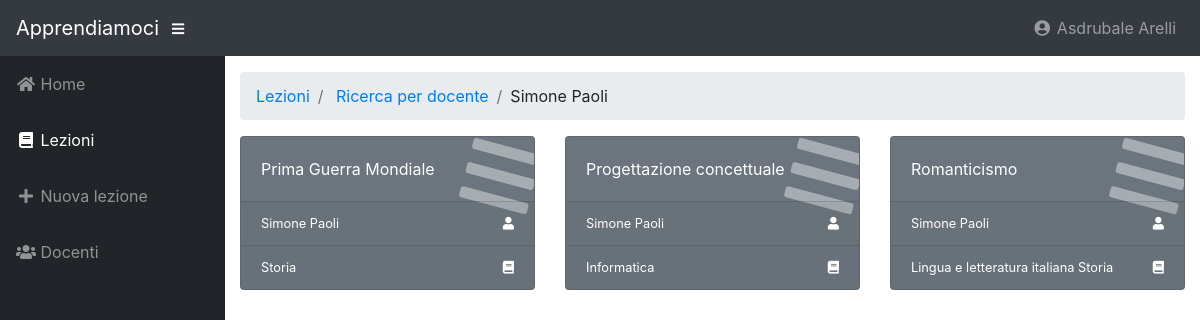
The app's page /lezioni/?utente=8 (signed in) with its own data.
### tables this page shows
CREATE TABLE `utenti` (
  `id` int(15) NOT NULL AUTO_INCREMENT,
  `email` varchar(20) NOT NULL,
  `password` varchar(40) NOT NULL,
  `nome` varchar(20) NOT NULL,
  `cognome` varchar(20) NOT NULL,
  `domandaSicurezza` varchar(100),
  `rispostaSicurezza` varchar(20),
  `tipo` ENUM('studente', 'professore', 'admin') DEFAULT 'studente',
  `avatar` varchar(100),
  `aiuti` BOOLEAN DEFAULT 1,
  PRIMARY KEY (`id`),
  UNIQUE KEY (`email`)
);

CREATE TABLE `lezioni` (
  `id` int(15) NOT NULL AUTO_INCREMENT,
  `idUtente` int(15),
  `titolo` varchar(40) NOT NULL,
  `data` datetime NOT NULL,
  `note` varchar(150),
  PRIMARY KEY (`id`),
  UNIQUE (`idUtente`, `titolo`),
  FOREIGN KEY (`idUtente`)
    REFERENCES `utenti` (`id`)
);

CREATE TABLE `materieDiLezioni` (
  `id` int(15) NOT NULL AUTO_INCREMENT,
  `idLezione` int(15),
  `idMateria` int(15),
  PRIMARY KEY (`id`),
  FOREIGN KEY (`idLezione`)
    REFERENCES `lezioni` (`id`)
    ON DELETE CASCADE,
  FOREIGN KEY (`idMateria`)
    REFERENCES `materie` (`id`)
);

CREATE TABLE `materie` (
  `id` int(15) NOT NULL AUTO_INCREMENT,
  `titolo` varchar(50),
  PRIMARY KEY (`id`)
);

### src/connection.php (called while the page is built, shortened)
<?php
  function query($sql){
    $conn = new mysqli("localhost", "root", "", "apprendiamo");
    $tabella = array();
    $result = $conn->query($sql);
    if (isset($result->num_rows)){
      if ($result->num_rows == 0) {
        return $tabella;
      } else while($row = $result->fetch_assoc()){
        array_push($tabella, $row);
      }
      return $tabella;
    } else {
      $conn->close();
    }
  }
?>

### src/lezioni/wrapper.php (the view, shortened to what this page needs)
<div id="wrapper">
  <?php include '../wrapper_head.php' ?>
  <?php
    $lezioni = array();
    if (isset($_GET['utente'])) {
      $lezioni = query("SELECT lezioni.id, lezioni.titolo, utenti.nome, utenti.cognome
                  		  FROM lezioni,utenti
                  		  WHERE idUtente=" . $_GET['utente'].
                          " AND utenti.id=lezioni.idUtente;");
    } elseif (isset($_GET['materia'])) {
	    $lezioni = query("SELECT lezioni.id, lezioni.titolo, utenti.nome, utenti.cognome
                			FROM lezioni, materiedilezioni, utenti
                			WHERE materiedilezioni.idMateria=" . $_GET['materia'] .
                      " AND lezioni.id=materiedilezioni.idLezione
                        AND utenti.id=lezioni.idUtente;");
    } else {
      $nessunaRicerca = true;
    }
  ?>
  <div id="content-wrapper">
    <div class="container-fluid">
      <ol class="breadcrumb">
        <li class="breadcrumb-item">
          <a href="../filtra/">Lezioni</a>
        </li>
        <?php if (isset($_GET['utente'])): ?>
          <?php $utente = query("SELECT * FROM utenti WHERE id=".$_GET['utente'])[0] ?>
          <li class="breadcrumb-item">
            <a href="../filtraDocenti/">Ricerca per docente</a>
          </li>
          <li class="breadcrumb-item"><?php echo $utente['nome']." ".$utente['cognome'] ?></li>
        </ol>
      <?php endif; ?>
      <div class="row">
        <?php if ($lezioni): ?>
          <?php foreach ($lezioni as $lezione): ?>
            <div class="col-xl-4 col-sm-4 mb-3" onclick="window.location='../lezione/?id=<?php echo $lezione['id'] ?>'">
              <div class="card text-white bg-secondary o-hidden h-100" onmouseover="hover(this)" onmouseleave="leave(this)">
                <div class="card-body">
                  <div class="card-body-icon">
                    <i class="fas fa-fw fa-bars"></i>
                  </div>
                  <div class="mr-5"><?php echo $lezione['titolo'] ?></div>
                </div>
                <a class="card-footer text-white clearfix small z-1" href="../documenti/?id=<?php echo $lezione['id'] ?>">
                  <span class="float-left"><?php echo $lezione['nome']." ".$lezione['cognome'] ?></span>
                  <span class="float-right">
                    <i class="fas fa-user"></i>
                  </span>
                </a>
                <?php $materie = query("SELECT * FROM materie, materiedilezioni WHERE materiedilezioni.idLezione=".$lezione['id']." AND materie.id=materiedilezioni.idMateria") ?>
                <a class="card-footer text-white clearfix small z-1" href="../documenti/?id=<?php echo $lezione['id'] ?>">
                  <span class="float-left">
                    <?php if ($materie): ?>
                      <?php foreach ($materie as $materia): ?>
                        <?php echo $materia['titolo'] ?>
                      <?php endforeach; ?>
                      <?php else: ?>
                        Nessuna materia
                    <?php endif; ?>
                  </span>
                  <span class="float-right">
                    <i class="fas fa-book"></i>
                  </span>
                </a>
              </div>
            </div>
          <?php endforeach; ?>
        <?php endif; ?>
      </div>
    </div>
  </div>
</div>

### records on screen
utenti: nome "Simone", cognome "Paoli"
lezioni: titolo "Prima Guerra Mondiale", idUtente.nome "Simone", idUtente.cognome "Paoli"
materiedilezioni: idMateria.titolo "Storia"
lezioni: titolo "Progettazione concettuale", idUtente.nome "Simone", idUtente.cognome "Paoli"
materiedilezioni: idMateria.titolo "Informatica"
lezioni: titolo "Romanticismo", idUtente.nome "Simone", idUtente.cognome "Paoli"
materiedilezioni: idMateria.titolo "Lingua e letteratura italiana"
materiedilezioni: idMateria.titolo "Storia"

### other values on screen
$_SESSION['user_row']['nome'] "Asdrubale"
$_SESSION['user_row']['cognome'] "Arelli"
